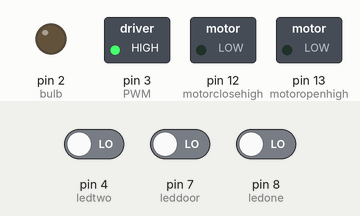
Bench run of a sketch on a simulated Arduino Uno, built with avr-gcc and run on an emulated ATmega328P. Shown: switched loads named in the sketch (green lamp = pin HIGH), output pins drawn as LEDs (lit = HIGH). Inputs (shaded band) come from the test bench; at power-on: pin 4 (ledtwo) LOW, pin 8 (ledone) LOW, pin 7 (leddoor) LOW. What the sketch prints to the serial monitor is not drawn.

Above: at 1.2 s.
1.3 s: pin 4 (ledtwo) driven HIGH
At 2.7 s:
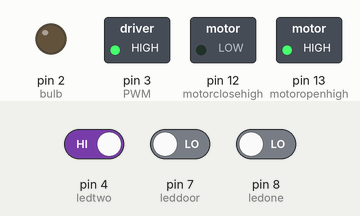
4.3 s: pin 4 (ledtwo) driven LOW
At 5.8 s:
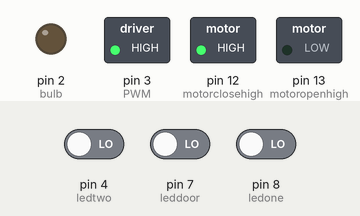
10.3 s: pin 8 (ledone) driven HIGH
At 10.9 s:
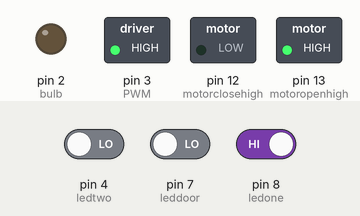
16.3 s: pin 8 (ledone) driven LOW
At 19.5 s:
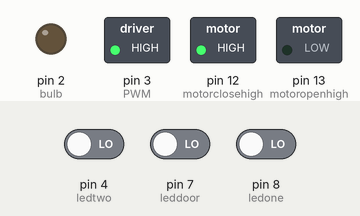
Timing chart, 0 to 21.9 s (numbered marks = the images above; inputs shaded):
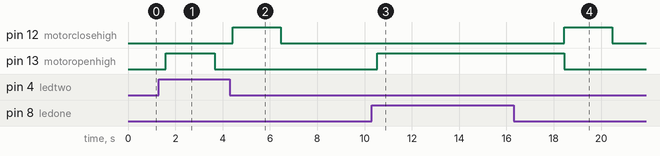

Measured:
- after the input at 1.3 s, pin 13 (motoropenhigh): LOW → HIGH after 0.30 s, → LOW 2.1 s later
- after the input at 4.3 s, pin 12 (motorclosehigh): LOW → HIGH after 0.13 s, → LOW 2.0 s later
- after the input at 10.3 s, pin 13 (motoropenhigh): LOW → HIGH after 0.24 s
- after the input at 16.3 s, pin 12 (motorclosehigh): LOW → HIGH after 2.1 s, → LOW 2.0 s later; pin 13 (motoropenhigh): HIGH → LOW after 2.1 s

The sketch:

door_opening.ino
```cpp
 //#include<SoftwareSerial.h>
//SoftwareSerial TRP(3,11);
#define reset 0
#define closed 0 //door conditions
#define opened 1
#define opening 2
#define closing 3

#define leddoor 7 //input pins
#define ledone 8
#define ledtwo 4

#define bulb 2

#define motoropenhigh 13 //output pins
#define motorclosehigh 12
#define PWM 3

#define motorspeed 255 //0 to 255 for 0 to 5V

#define delayopen 2000
#define delayclose 2000

#define inattempt 1 //attempts
#define outattempt 2
#define noattempt 0

#define blocked HIGH
#define unblocked LOW


int in=0,out=0,door=closed, blockattempt=noattempt,unblockattempt=noattempt;
unsigned long time1b=reset,time2b=reset,time0b=reset,time0u=reset, time1u=reset,time2u=reset;
boolean laststatus1=unblocked,laststatus2=unblocked,laststatus0=unblocked,flag;

void light();
void opendoor();
void closedoor();
void countpeople(); // to count people , call reset and closedoor
void timerecord();
void timeropen(unsigned long timercount);
void timerclose(unsigned long timercount);
void motoropendoor();
void motorclosedoor();
void motorstop();
void reset_data();

void setup() {
  // put your setup code here, to run once:
  Serial.begin(9600);
  pinMode(leddoor,INPUT);
  pinMode(ledone,INPUT);
  pinMode(ledtwo,INPUT);

  pinMode(motoropenhigh,OUTPUT);
  pinMode (motorclosehigh, OUTPUT);
  pinMode (PWM,OUTPUT);


  pinMode (bulb,OUTPUT);
  digitalWrite(bulb,LOW);
  digitalWrite(motoropenhigh,LOW);
  digitalWrite(motorclosehigh,LOW);
  analogWrite (PWM,motorspeed);

}

void loop() {
  // put your main code here, to run repeatedly:
  timerecord();
  countperson();
  light();


if (time1b>0 || time2b>0 && door==closed)       // point to be noted
     { opendoor();
     }

    } //loop terminates


void timerecord()
{
  if (digitalRead(ledone)==blocked && laststatus1==unblocked)
   {
    time1b=millis();
    laststatus1=blocked;
   }


   else if (digitalRead(ledone)==unblocked && laststatus1==blocked)
   {
    time1u=millis();
  laststatus1=unblocked;
   }

    if (digitalRead(ledtwo)==blocked && laststatus2==unblocked)
   {
    time2b=millis();
    laststatus2=blocked;
   }
   else if (digitalRead(ledtwo)==unblocked && laststatus2==blocked)
   {
    time2u=millis();
    laststatus2=unblocked;
   }

   if (digitalRead(leddoor)==blocked && laststatus0==unblocked)
   {
    time0b=millis();
    laststatus0=blocked;
   }


   else if (digitalRead(leddoor)==unblocked && laststatus0==blocked)
   {
    time0u=millis();
    laststatus0=unblocked;
   }

}

void light()
{
  if (in>out )
  digitalWrite(bulb,HIGH);
  else
  digitalWrite(bulb,LOW);


  Serial.print("in= ");
  Serial.print(in);
  Serial.print(",,out= ");
  Serial.print(out);
  Serial.print(",,blockattempt=");
  Serial.print(blockattempt);
  Serial.print(",,unblockattempt=");
  Serial.print(unblockattempt);
  Serial.print(",,time1b=");
  Serial.print(time1b);
    Serial.print(",,time1u=");
  Serial.print(time1u);
  Serial.print(",,time0b=");
  Serial.print(time0b);
    Serial.print(",,time0u=");
  Serial.print(time0u);
   Serial.print(",,time2b=");
  Serial.print(time2b);
    Serial.print(",,time2u=");
  Serial.print(time2u);
Serial.print(",,last status 1=");\
Serial.print(laststatus1);
Serial.print(",,last status 2=");\
Serial.print(laststatus2);
Serial.print(",,last status door=");\
Serial.print(laststatus0);
Serial.print(",,door Starus=");
Serial.println(door);


}

void opendoor()
{
  door=opening;
  motoropendoor();


    timeropen(millis()); //delay while timerecording and counting
   motorstop();
  door=opened;
  return;
}


void closedoor()
{
  door=closing;
  motorclosedoor();


    timerclose(millis()); //delay while timerecording and counting and preventing accident

   motorstop();
   door=closed;
  return;
}


void timeropen(unsigned long timercount)
{
  do
  {
 timerecord();
 countperson();
 light();
 if (time1b>0 || time2b>0 && door==closed)       // point to be noted
     { opendoor();
     }
  } while (millis() -timercount< delayopen);

}


void timerclose(unsigned long timercount)
{
  do
  {
    if (digitalRead(leddoor)==blocked ||digitalRead(ledone)==blocked ||digitalRead(ledtwo)==blocked  )
    {
    opendoor();
    flag=1;
    }
    else motorclosedoor();
 timerecord();
 countperson();
 light();
 if (time1b>0 || time2b>0 && door ==closed)       // point to be noted
     { opendoor();
     }
  } while (millis() -timercount< delayclose);

}

void motoropendoor()
{

  {
  digitalWrite(motoropenhigh,HIGH);
  digitalWrite(motorclosehigh,LOW);
  }
}


void motorclosedoor()
  {

    {
  digitalWrite(motoropenhigh,LOW);
  digitalWrite(motorclosehigh,HIGH);
    }
}


void motorstop()
  {
  digitalWrite(motoropenhigh,LOW);
  digitalWrite(motorclosehigh,LOW);
}

void countperson()
{


   if (time1b<time0b && time0b< time2b && time1b>0 &&time2b>0 &&time0b>0 && blockattempt!=outattempt)
   blockattempt=inattempt;

    if ( time1b>time0b && time0b>time2b && time1b>0 &&time2b>0 && time0b>0 && blockattempt!=inattempt)
   blockattempt=outattempt;

   if (time1u<time0u && time0u<time2u  && time1u>0 &&time2u>0 && time0u>0 && unblockattempt!=outattempt)
   unblockattempt=inattempt;

    if (time1u>time0u  && time0u>time2u &&  time1u>0 &&time2u>0 && time0u>0 && unblockattempt!=inattempt)
   unblockattempt=outattempt;

   if (blockattempt==inattempt && unblockattempt==inattempt &&digitalRead(ledone)==unblocked &&digitalRead(ledtwo)==unblocked &&digitalRead(leddoor)==unblocked)
   {
    in=in +1;
    reset_data();
    if (door==opened)
    closedoor();
   }


   else if (blockattempt==outattempt && unblockattempt==outattempt &&digitalRead(ledone)==unblocked &&digitalRead(ledtwo)==unblocked &&digitalRead(leddoor)==unblocked)
   {
    out=out +1;
    reset_data();
    if (door==opened)
    closedoor();
   }


   else if ((blockattempt==inattempt && unblockattempt==outattempt)||(unblockattempt==inattempt && blockattempt==outattempt) &&digitalRead(ledone)==unblocked &&digitalRead(ledtwo)==unblocked &&digitalRead(leddoor)==unblocked )
     {
          reset_data();
          if (door==opened)
          closedoor();
     }


           else if (digitalRead(ledone)==unblocked && digitalRead(ledtwo)==unblocked && digitalRead (leddoor)== unblocked && door== opened)
           {
            reset_data();
           closedoor();
           }

           else if (digitalRead(ledone)==unblocked && digitalRead(ledtwo)==unblocked && digitalRead(leddoor)==unblocked && flag==1)
           {
            reset_data();
            flag=0;
            closedoor();
           }

     else if (digitalRead(ledone)==unblocked && digitalRead(ledtwo)==unblocked && digitalRead (leddoor)== unblocked )
           {

           reset_data();
           }


}


void reset_data()
{
   time0b=time0u=time1b=time1u=time2u=time2b=reset;
   blockattempt=noattempt;
   unblockattempt=noattempt;
}
```
